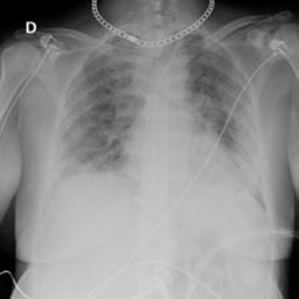
#> input picture bootcamp_02/data/COVID-19_Radiography_Dataset/COVID/COVID-1010.png, 299 x 299 px; its folder holds 3 pictures in this run
$ jupyter execute --allow-errors preprocessing_annotations.ipynb   (shell and % lines are left out)
#> lines starting #> are read from the running program, lines starting #| are printed output that depends on the picture; after the words box and inside, x2 and y2 are one past the last pixel; in counts of white or black regions, pixels touching at a corner belong together
## Dataset:
https://www.kaggle.com/datasets/preetviradiya/covid19-radiography-dataset

You don't have to download the entire dataset for the bootcamp.

All you need is already on GitHub.

## Imports

[cell 1]
import cv2
import pandas as pd
from matplotlib import pyplot as plt
import numpy as np
import os

[cell 2]
# import ipywidgets as widgets
# from ipywidgets import HBox, VBox
# from ipywidgets import interact, interactive, fixed, interact_manual

## the following two lines will expand the visible area:
from IPython.display import display, HTML ##pip install ipython
display(HTML("<style>.container { width:100% !important; }</style>"))

[cell 3]
def showme(frame,title=None):
    #window_title = "map"
    cv2.namedWindow(title, cv2.WINDOW_NORMAL) #open a window
    cv2.imshow(title, frame)                  #show the image in that widow
    cv2.waitKey(0)                            #wait for any key
    cv2.destroyAllWindows()                   #close everything

def showplt(image, title=None, pltnative=False, custSize=[100,10], cmap='gray'):
    plt.figure(figsize = (custSize))
    if pltnative:
        plt.imshow(image, cmap=cmap)
    else:
        plt.imshow(image[...,::-1], cmap=cmap)
    plt.title(title)
    plt.xticks([]), plt.yticks([])  # to hide tick values on X and Y axis
    plt.show()

## SETUP

[cell 4]
## identify folders:

covid_folder = os.path.join("..","data","COVID-19_Radiography_Dataset", "COVID")
covid_annotations_folder = os.path.join("..","data","COVID-19_Radiography_Dataset", "COVID - Annotations")
normal_folder = os.path.join("..","data", "COVID-19_Radiography_Dataset","Normal")

[cell 5]
os.listdir(covid_folder)

## Reading Images

[cell 6]
# this is the NAME of the file that we work with.
# files with same name sit in different folders.

image_file_name = "COVID-1010.png"

[cell 7]
# read both images :

co1010_orig = cv2.imread(os.path.join(covid_folder ,image_file_name ))
#> co1010_orig is the input picture: shape (299, 299, 3); min 0, max 249, mean 140.4
co1010_anno = cv2.imread(os.path.join(covid_annotations_folder ,image_file_name ))
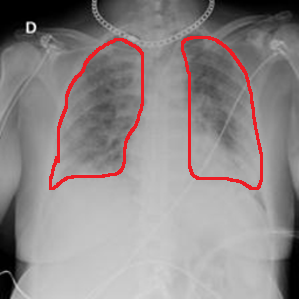
#> input picture bootcamp_02/data/COVID-19_Radiography_Dataset/COVID - Annotations/COVID-1010.png, 299 x 299 px
#> co1010_anno is the input picture: shape (299, 299, 3); mean B, G, R 137, 136.7, 143.1

#> (a cell that did not finish here is left out)

## Obtaining the Difference

### think: *subtracting matrices*

[cell 9]
## find the difference among the images :

diff = co1010_orig - co1010_anno
# diff = diff[:,:,0]

## obtain the grayscale image by computing the mean of the three color channels :
diff_mean = diff.mean(axis=2)

## this line has no meaning:
diff_sum = diff.sum(axis=2)
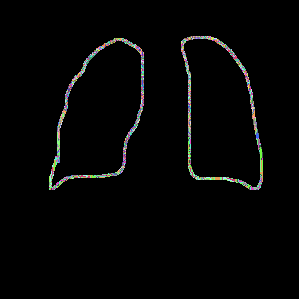
#> diff_sum: shape (299, 299) uint64; 105 distinct labels, from 0 to 516; one colour per label, 0 black


## DIY questions:
## what if you set axis = 1?
## how to get the third axis? **)

## Thresholding the Difference

[cell 10]
## set "low" values to zero, high values to 255.

diff_tr = cv2.threshold(diff,0,255,0) ## Tresholded
diff_tr = diff_tr[1]                  ## take only one layer!!
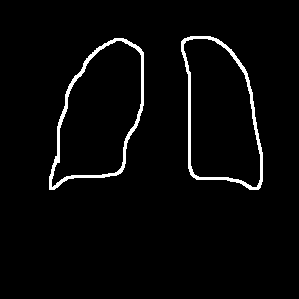
#> diff_tr: shape (299, 299, 3); 3% white; 2 white regions, box (x1, y1, x2, y2) and area: (49, 38, 144, 190) 1398, (181, 36, 263, 190) 1325


#> (the rest of this cell did not finish here and is left out)

## Manipulation: Eroded edges

[cell 11]
## A kernel is an equivalent of a painter's brush, or a magic wand
## A kernel works on one pixel
## Python will apply the wand to the entire image.
## Your task is to tell the shape and size of the wand

kernel0 = cv2.getStructuringElement(cv2.MORPH_RECT, (3,3))

## Erosion is an operation to make all line thinner:

eroded  = cv2.erode(diff_tr.astype('uint8'), kernel0, iterations = 1)
#> eroded: shape (299, 299, 3); 0.94% white in thin lines or dots, all inside (x1, y1, x2, y2) = (50, 37, 262, 189)


## DIY question:
## what other shapes can you use in cv2.getStructuringElement function? <<<< GoogleME

## Manipulation: Dilated edges

[cell 12]
## Dilation is the opposite of erosion:

dilated = cv2.dilate(diff_tr, kernel0, iterations=2)
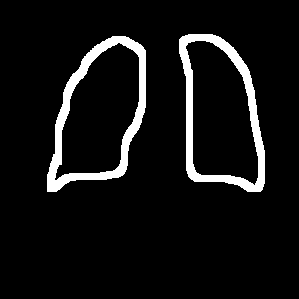
#> dilated: shape (299, 299, 3); 7.3% white; 2 white regions, box (x1, y1, x2, y2) and area: (47, 36, 146, 192) 3321, (179, 34, 265, 192) 3165
dilated5 = cv2.dilate(diff_tr, kernel0, iterations=5) ## iterations is how many times the magic wand is applied to the entire image
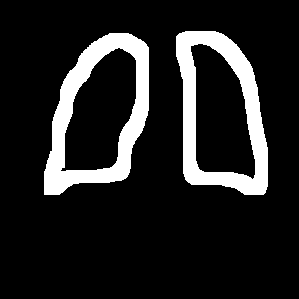
#> dilated5: shape (299, 299, 3); 13.5% white; 2 white regions, box (x1, y1, x2, y2) and area: (44, 33, 149, 195) 6151, (176, 31, 268, 195) 5912

#> (a cell that did not finish here is left out)

[cell 14]
## DIY question:
## what other operations require kernel?

## Floodfilling

[cell 15]
height, width = co1010_orig.shape[:-1]
#> height = 299; width = 299

## A new mask for each floodfill opertion:

mask_ff0 = np.zeros((height + 2, width + 2), np.uint8)
diff_tr_ff = cv2.floodFill(diff_tr.astype('uint8').copy(), mask_ff0, (1,1), (255,255,255))

mask_ff1 = np.zeros((height + 2, width + 2), np.uint8)
eroded_ff = cv2.floodFill(eroded.astype('uint8').copy(), mask_ff1, (1,1), (255,255,255))

mask_ff2 = np.zeros((height + 2, width + 2), np.uint8)
dilated_ff = cv2.floodFill(dilated.astype('uint8').copy(), mask_ff2, (1,1), (255,255,255))

mask_ff3 = np.zeros((height + 2, width + 2), np.uint8)
dilated5_ff = cv2.floodFill(dilated5.astype('uint8').copy(), mask_ff3, (1,1), (255,255,255))

#### Floodfilling mask is NOT the final result.

## DIY question:
## Can I go without .copy() ?
## Can I start at a different point?

#> (a cell that did not finish here is left out)

### Invert the masks

[cell 17]
## swap 0 to 255 and vice-versa

diff_tr_ff  = 255 - diff_tr_ff[1]
#> diff_tr_ff: shape (299, 299, 3); 18.3% white; 2 white regions, box (x1, y1, x2, y2) and area: (52, 41, 141, 187) 8278, (184, 39, 260, 187) 8109
eroded_ff   = 255 - eroded_ff[1]
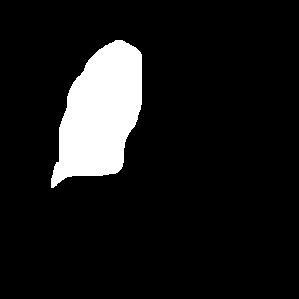
#> eroded_ff: shape (299, 299, 3); 9.8% white; 1 white region, box (x1, y1, x2, y2) and area: (51, 40, 142, 188) 8752
dilated_ff  = 255 - dilated_ff[1]
#> dilated_ff: shape (299, 299, 3); 16.3% white; 2 white regions, box (x1, y1, x2, y2) and area: (55, 43, 139, 180) 7359, (186, 41, 258, 185) 7229
dilated5_ff = 255 - dilated5_ff[1]
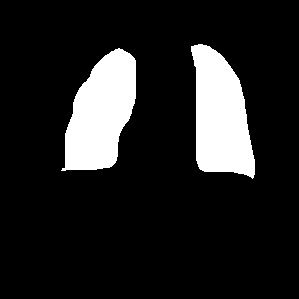
#> dilated5_ff: shape (299, 299, 3); 13.5% white; 2 white regions, box (x1, y1, x2, y2) and area: (61, 48, 136, 171) 6095, (191, 44, 255, 179) 5982
#> (the rest of this cell did not finish here and is left out)

## Applying the Masks to the Original Image

[cell 18]
masked0 = cv2.bitwise_and(co1010_orig, co1010_orig, mask=  diff_tr_ff[:,:,1])
masked1 = cv2.bitwise_and(co1010_orig, co1010_orig, mask=   eroded_ff[:,:,1])
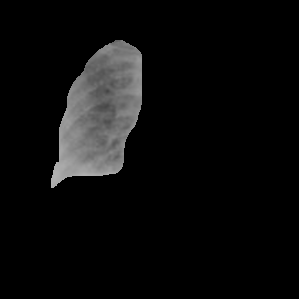
#> masked1: shape (299, 299, 3); min 0, max 178, mean 12.1
masked2 = cv2.bitwise_and(co1010_orig, co1010_orig, mask=  dilated_ff[:,:,1])
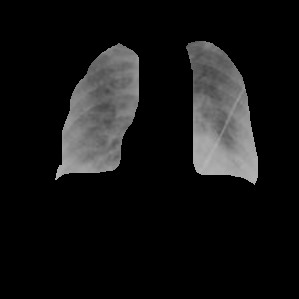
#> masked2: shape (299, 299, 3); min 0, max 181, mean 20.4
masked3 = cv2.bitwise_and(co1010_orig, co1010_orig, mask= dilated5_ff[:,:,1])
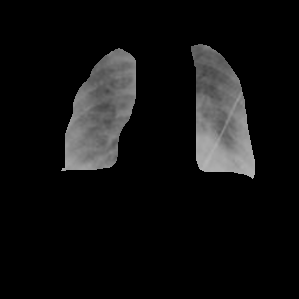
#> masked3: shape (299, 299, 3); min 0, max 181, mean 16.5

#> (a cell that did not finish here is left out)

## Dividing into Patches

#> (a cell that did not finish here is left out)

[cell 21]
## mask = getmask(image, annotation) ## DIY!!


image  = co1010_orig       ## original image
mask   = diff_tr_ff[:,:,1] ## mask
masked = masked0           ## masked image


height, width = co1010_orig.shape[:-1]
path_size = 16
step_size = 16  ## setting to 8 will produce overlapping patches

patch_directory = os.path.join("..","data","COVID-19_Radiography_Dataset","patches")

i = 0
while i <  height - 128:
    j = 0
    while j < width - 128:
        patch_0 = image[i:path_size+i, j:path_size+j, :] ###  ":" means "all channels"
        patch_m = mask [i:path_size+i, j:path_size+j   ]

        number_of_pixels_from_ROI = sum( sum( (patch_m // 255) ) )    ##try only one "sum" and see what happens
        ratio_of_pixels_from_ROI  = number_of_pixels_from_ROI // (path_size * path_size)

        if ratio_of_pixels_from_ROI > 0.25:  ### if a patch overlaps with ROI by at least 25%
            sample_name = image_file_name.split(".")[0]
            patch_file_name = sample_name + "_" + str(i) + "_" + str(j) + ".tif"
            patch_file_dir = os.path.join(patch_directory, patch_file_name)
            cv2.imwrite(patch_file_dir, patch_0)

        j += step_size
    i += step_size
#> after the loop, i = 176
